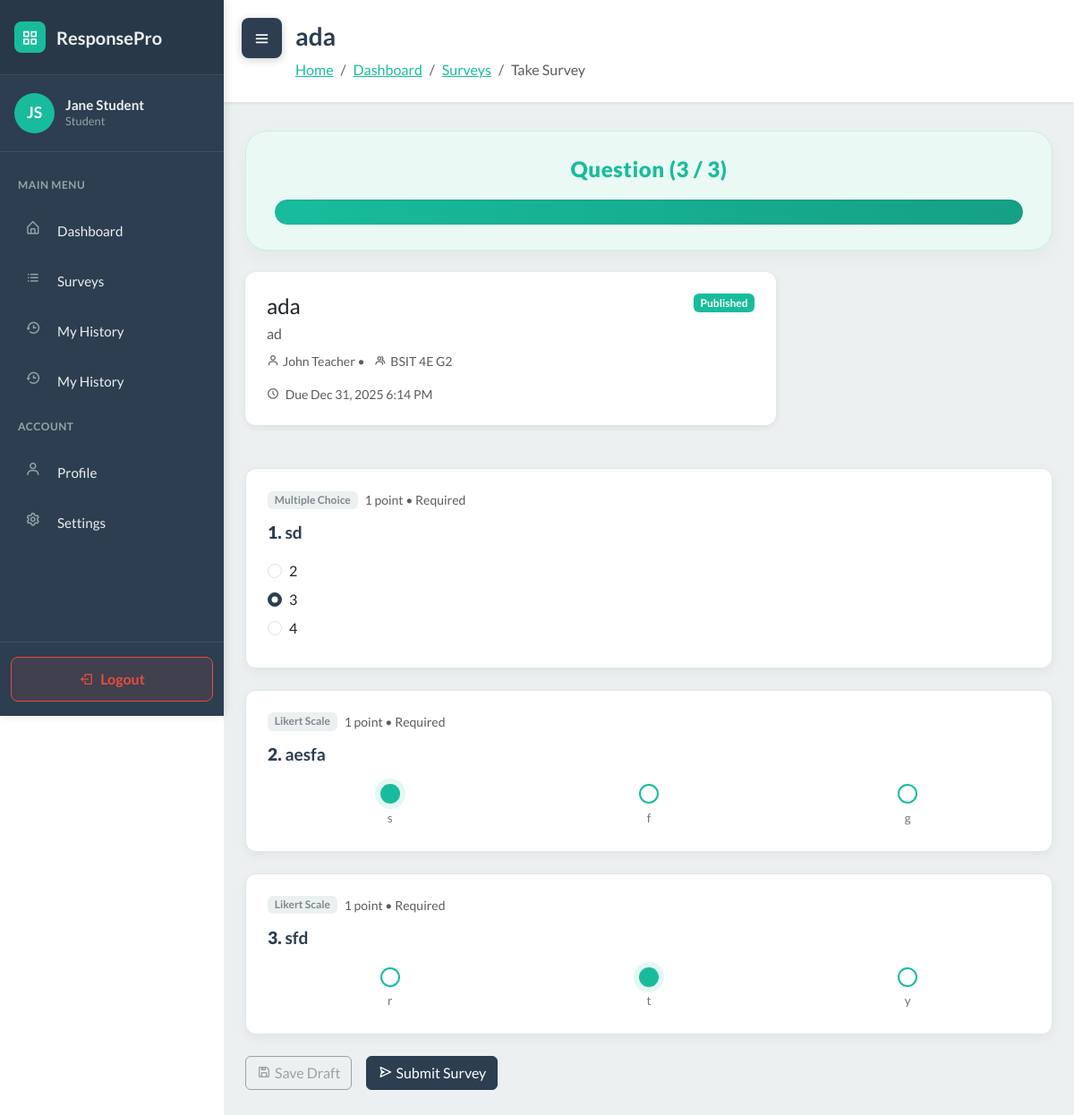
Screenshot of /student/surveys/11/take/ (signed in) with the database file from the repository.
### WebSurvey/models.py (models this page shows, shortened)
class User(AbstractUser):
    ROLE_CHOICES = [
        ('student', 'Student'),
        ('teacher', 'Teacher'),
    ]
    role = models.CharField('role', max_length=20, choices=ROLE_CHOICES, default='student')
    section = models.ForeignKey(Section, null=True, blank=True, on_delete=models.SET_NULL, related_name='students')

class Survey(models.Model):
    STATUS_CHOICES = [
        ('draft', 'Draft'),
        ('published', 'Published'),
        ('closed', 'Closed'),
    ]
    title = models.CharField(max_length=255)
    description = models.TextField(blank=True)
    teacher = models.ForeignKey(User, on_delete=models.CASCADE, related_name='surveys')
    sections = models.ManyToManyField(Section, blank=True, related_name='surveys')
    status = models.CharField(max_length=20, choices=STATUS_CHOICES, default='draft')
    total_points = models.IntegerField(default=0)
    time_limit = models.IntegerField(null=True, blank=True, help_text="Time limit in minutes")
    due_date = models.DateTimeField(null=True, blank=True)
    created_at = models.DateTimeField(auto_now_add=True)
    updated_at = models.DateTimeField(auto_now=True)
    class Meta:
        ordering = ['-created_at']

class Section(models.Model):
    name = models.CharField(max_length=150)
    teacher = models.ForeignKey('User', on_delete=models.CASCADE, related_name='sections')

class Question(models.Model):
    QUESTION_TYPES = [
        ('multiple_choice', 'Multiple Choice'),
        ('likert', 'Likert Scale'),
        ('true_false', 'True or False'),
        ('essay', 'Essay'),
        ('enumeration', 'Enumeration'),
        ('heading', 'Heading'),
        ('subheading', 'Subheading'),
        ('paragraph', 'Paragraph'),
    ]
    survey = models.ForeignKey(Survey, on_delete=models.CASCADE, related_name='questions')
    question_type = models.CharField(max_length=20, choices=QUESTION_TYPES)
    question_text = models.TextField()
    points = models.IntegerField(default=1)
    order = models.IntegerField(default=0)
    required = models.BooleanField(default=True)
    created_at = models.DateTimeField(auto_now_add=True)
    updated_at = models.DateTimeField(auto_now=True)
    class Meta:
        ordering = ['order']

class QuestionAnswer(models.Model):
    response = models.ForeignKey(StudentResponse, on_delete=models.CASCADE, related_name='answers')
    question = models.ForeignKey(Question, on_delete=models.CASCADE)
    selected_option = models.ForeignKey(MultipleChoiceOption, null=True, blank=True, on_delete=models.SET_NULL)
    true_false_answer = models.BooleanField(null=True, blank=True)
    text_answer = models.TextField(blank=True)
    points_earned = models.FloatField(default=0)
    is_correct = models.BooleanField(null=True, blank=True)
    created_at = models.DateTimeField(auto_now_add=True)
    updated_at = models.DateTimeField(auto_now=True)

class MultipleChoiceOption(models.Model):
    question = models.ForeignKey(Question, on_delete=models.CASCADE, related_name='options')
    option_text = models.CharField(max_length=255)
    is_correct = models.BooleanField(default=False)
    order = models.IntegerField(default=0)
    class Meta:
        ordering = ['order']

### WebSurvey/views.py (the view, shortened to what this page needs)
# urls.py: path('student/surveys/<int:survey_id>/take/', views.take_survey, name='take_survey'),
@login_required
def take_survey(request, survey_id):
    if request.user.role != 'student':
        messages.error(request, 'Only students can access this page.')
        return redirect('dashboard')
    auto_close_due_surveys()
    survey = get_object_or_404(
        Survey.objects.select_related('teacher')
        .prefetch_related('questions__options', 'questions__enumeration_answers', 'questions__context_items'),
        id=survey_id,
        status__in=['published', 'closed']
    )
    section = request.user.section
    if not section or not survey.sections.filter(id=section.id).exists():
        messages.error(request, 'This survey is not assigned to your section.')
        return redirect('student_available_surveys')
    if survey.status == 'closed':
        messages.error(request, 'This survey is already closed.')
        return redirect('student_available_surveys')
    response = StudentResponse.objects.filter(survey=survey, student=request.user).select_related('survey').first()
    if response and response.is_submitted:
        messages.info(request, 'You have already submitted this survey.')
        return redirect('student_completed_surveys')
    answer_map = {}
    if response:
        for answer in response.answers.select_related('selected_option'):
            answer_map[answer.question_id] = answer
    questions = list(survey.questions.all())
    for question in questions:
        question.existing_answer = answer_map.get(question.id)
    context = {
        'user': request.user,
        'survey': survey,
        'student_section': section,
        'response': response,
        'questions': questions,
    }
    return render(request, 'student_take_survey.html', context)

### WebSurvey/templates/student_take_survey.html (shortened to what this page needs)
<!DOCTYPE html>
{% load static %}
<html data-bs-theme="light" lang="en">
<head>
    <link rel="stylesheet" href="https://cdn.jsdelivr.net/npm/bootswatch@5.3.6/dist/flatly/bootstrap.min.css">
    <link rel="stylesheet" href="https://cdn.jsdelivr.net/npm/boxicons@latest/css/boxicons.min.css">
    <link rel="stylesheet" href="https://cdnjs.cloudflare.com/ajax/libs/font-awesome/4.7.0/css/font-awesome.min.css">
    <link rel="stylesheet" href="{% static 'css/dashboard-sidebar.css' %}">
    <link rel="stylesheet" href="{% static 'css/bss-overrides.css' %}">
</head>
<body>
    <button class="sidebar-toggle shifted" id="sidebarToggle">
        <i class="bx bx-menu"></i>
    </button>
    <aside class="dashboard-sidebar" id="sidebar">
        <div class="sidebar-header">
            <a href="{% url 'dashboard' %}" class="sidebar-brand">
                <div class="brand-icon">
                    <i class="bx bx-grid-alt" style="color: white;"></i>
                </div>
                <span>ResponsePro</span>
            </a>
        </div>
        <div class="sidebar-user">
            <div class="user-avatar">
                {{ user.first_name.0|upper }}{{ user.last_name.0|upper }}
            </div>
            <div class="user-info">
                <h6>{{ user.first_name }} {{ user.last_name }}</h6>
                <p>{{ user.get_role_display }}</p>
            </div>
        </div>
        <nav class="sidebar-nav">
            <div class="nav-section-title">Main Menu</div>
            <div class="sidebar-nav-item">
                <a href="{% url 'dashboard' %}" class="sidebar-nav-link">
                    <i class="bx bx-home-alt"></i>
                    <span>Dashboard</span>
                </a>
            </div>
            <div class="sidebar-nav-item">
                <a href="{% url 'student_available_surveys' %}" class="sidebar-nav-link">
                    <i class="bx bx-list-ul"></i>
                    <span>Surveys</span>
                </a>
            </div>
            <div class="sidebar-nav-item">
                <a href="{% url 'student_history' %}" class="sidebar-nav-link">
                    <i class="bx bx-history"></i>
                    <span>My History</span>
                </a>
            </div>
            <div class="sidebar-nav-item">
                <a href="#" class="sidebar-nav-link">
                    <i class="bx bx-history"></i>
                    <span>My History</span>
                </a>
            </div>
            <div class="nav-section-title">Account</div>
            <div class="sidebar-nav-item">
                <a href="#" class="sidebar-nav-link">
                    <i class="bx bx-user"></i>
                    <span>Profile</span>
                </a>
            </div>
            <div class="sidebar-nav-item">
                <a href="#" class="sidebar-nav-link">
                    <i class="bx bx-cog"></i>
                    <span>Settings</span>
                </a>
            </div>
        </nav>
        <div class="sidebar-logout">
            <a href="{% url 'logout' %}" class="logout-btn">
                <i class="bx bx-log-out"></i>
                <span>Logout</span>
            </a>
        </div>
    </aside>
    <main class="dashboard-content" id="mainContent">
        <div class="content-header">
            <h1>{{ survey.title }}</h1>
            <nav aria-label="breadcrumb">
                <ol class="breadcrumb">
                    <li class="breadcrumb-item"><a href="{% url 'landing' %}">Home</a></li>
                    <li class="breadcrumb-item"><a href="{% url 'dashboard' %}">Dashboard</a></li>
                    <li class="breadcrumb-item"><a href="{% url 'student_available_surveys' %}">Surveys</a></li>
                    <li class="breadcrumb-item active" aria-current="page">Take Survey</li>
                </ol>
            </nav>
        </div>
        <div class="container-fluid px-4 pb-5">
            {% if questions %}
            <div class="row mb-4">
                <div class="col-12">
                    <div class="survey-progress-card text-center" id="surveyProgressCard" data-total-questions="{{ questions|length }}">
                        <h4 class="survey-progress-title mb-0">
                            Question (<span id="answeredCount">0</span> / <span id="totalCount">{{ questions|length }}</span>)
                        </h4>
                        <div class="survey-progress-track" aria-hidden="true">
                            <div class="survey-progress-bar" id="surveyProgressBar" role="progressbar" aria-valuenow="0" aria-valuemin="0" aria-valuemax="100"></div>
                        </div>
                    </div>
                </div>
            </div>
            {% endif %}
            <div class="row mb-4">
                <div class="col-lg-8">
                    <div class="dashboard-card">
                        <div class="d-flex justify-content-between align-items-start">
                            <div>
                                <h4 class="mb-1">{{ survey.title }}</h4>
                                <p class="text-muted mb-2">{{ survey.description|default:"No description provided." }}</p>
                                <div class="text-muted small">
                                    <i class="bx bx-user me-1"></i>{{ survey.teacher.get_full_name|default:survey.teacher.username }} •
                                    <i class="bx bx-group me-1 ms-2"></i>{{ student_section.name }}
                                </div>
                            </div>
                            <span class="badge {% if survey.status == 'published' %}bg-success{% else %}bg-secondary{% endif %}">
                                {{ survey.get_status_display }}
                            </span>
                        </div>
                        <div class="mt-3 text-muted small">
                            <i class="bx bx-time-five me-1"></i>
                            {% if survey.due_date %}
                                Due {{ survey.due_date|date:"M d, Y g:i A" }}
                            {% else %}
                                No due date
                            {% endif %}
                        </div>
                    </div>
                </div>
            </div>
            <form method="post" class="mb-5">
                {% for question in questions %}
                <div class="question-card" data-question-id="{{ question.id }}" data-question-type="{{ question.question_type }}">
                    <div class="mb-3">
                        <div class="d-flex align-items-center gap-2 mb-2">
                            <span class="badge bg-light text-dark">{{ question.get_question_type_display }}</span>
                            <span class="text-muted small">{{ question.points }} point{% if question.points|default:0 > 1 %}s{% endif %} • {% if question.required %}Required{% else %}Optional{% endif %}</span>
                        </div>
                        <div style="font-size: 1.2rem; font-weight: 600; color: #2c3e50; margin-top: 0.75rem; line-height: 1.5;">
                            <strong>{{ forloop.counter }}.</strong> {{ question.question_text|default:"[No question text]" }}
                        </div>
                    </div>
                    {% if question.question_type == 'multiple_choice' %}
                        {% for option in question.options.all %}
                        <div class="form-check mb-2">
                            <input class="form-check-input" type="radio"
                                   name="question_{{ question.id }}"
                                   id="option_{{ option.id }}"
                                   value="{{ option.id }}"
                                   {% if question.existing_answer and question.existing_answer.selected_option_id == option.id %}checked{% endif %}>
                            <label class="form-check-label" for="option_{{ option.id }}">
                                {{ option.option_text }}
                            </label>
                        </div>
                        {% endfor %}
                    {% elif question.question_type == 'likert' %}
                        <div class="likert-scale-row">
                            {% for option in question.options.all %}
                            <label class="likert-option likert-{{ forloop.counter|default:1 }}">
                                <span class="likert-circle" aria-hidden="true"></span>
                                <span class="likert-text">{{ option.option_text }}</span>
                            </label>
                            {% empty %}
                            <p class="text-muted mb-0">No scale labels provided.</p>
                            {% endfor %}
                        </div>
                    {% else %}
                        <div class="mb-3">
                            <textarea class="form-control" rows="4"
                                      name="question_{{ question.id }}"
                                      placeholder="Type your answer here...">{% if question.existing_answer %}{{ question.existing_answer.text_answer }}{% endif %}</textarea>
                        </div>
                    {% endif %}
                </div>
                {% empty %}
                <div class="question-card text-center">
                    <p class="text-muted mb-0">No questions have been added to this survey yet.</p>
                </div>
                {% endfor %}
                {% if questions %}
                <div class="d-flex gap-3">
                    <button type="submit" name="action" value="draft" class="btn btn-outline-secondary">
                        <i class="bx bx-save me-1"></i>Save Draft
                    </button>
                    <button type="submit" name="action" value="submit" class="btn btn-primary" id="submitSurveyBtn">
                        <i class="bx bx-send me-1"></i>Submit Survey
                    </button>
                </div>
                {% endif %}
            </form>
        </div>
    </main>
</body>
</html>

### rows the page displays
User: first_name.0 "J", last_name.0 "S", first_name "Jane", last_name "Student", role "Student"
Survey: title "ada", description "ad", teacher.get_full_name "John Teacher", status "Published", due_date "Dec 31, 2025 6:14 PM"
Section: name "BSIT 4E G2"
Question: question_type "Multiple Choice", points "1", required "Required", question_text "sd", id "☐ 2", id "☑ 3", id "☐ 4"
MultipleChoiceOption: option_text "2"
MultipleChoiceOption: option_text "3"
MultipleChoiceOption: option_text "4"
Question: question_type "Likert Scale", points "1", required "Required", question_text "aesfa"
MultipleChoiceOption: option_text "s"
MultipleChoiceOption: option_text "f"
MultipleChoiceOption: option_text "g"
Question: question_type "Likert Scale", points "1", required "Required", question_text "sfd"
MultipleChoiceOption: option_text "r"
MultipleChoiceOption: option_text "t"
MultipleChoiceOption: option_text "y"

### other values shown
{{ questions|length }} "3"
